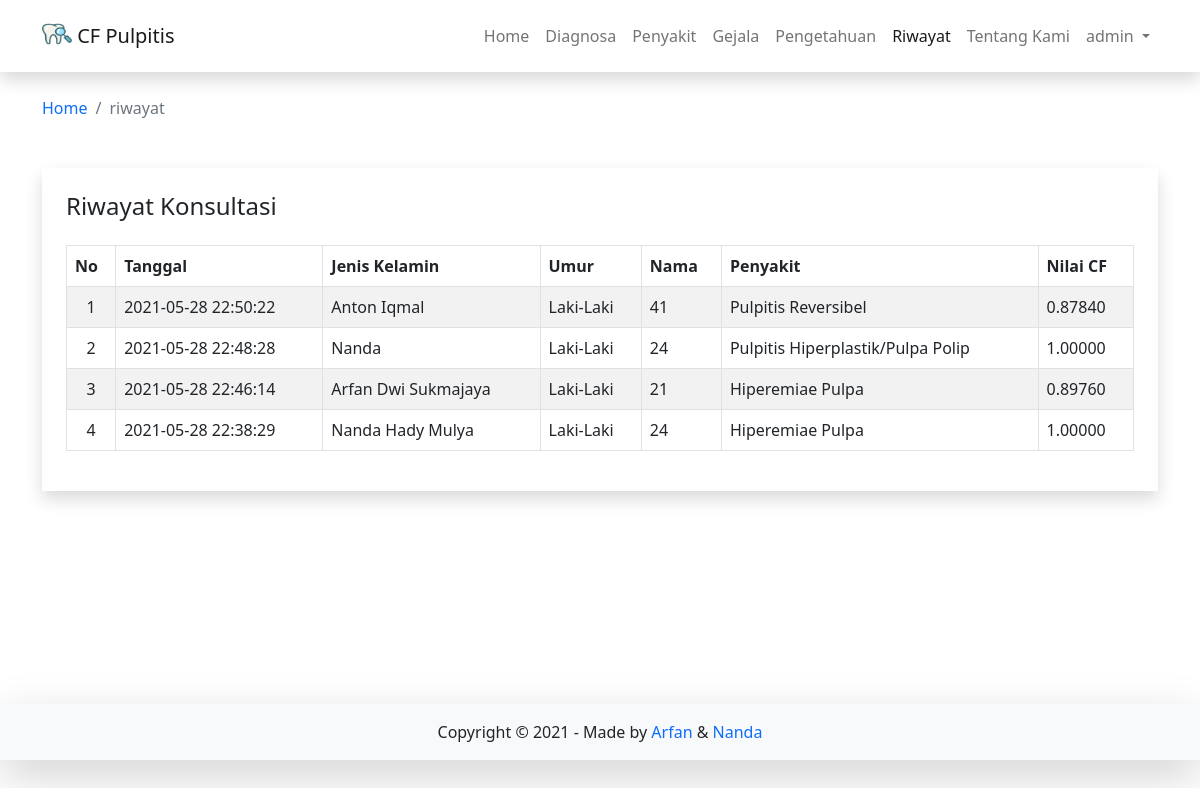
The app's page /riwayat (signed in) with its own data.
### tables this page shows
CREATE TABLE `hasil` (
  `id_hasil` int(11) NOT NULL,
  `nama` varchar(100) NOT NULL,
  `jk` varchar(10) NOT NULL,
  `umur` int(2) NOT NULL,
  `tanggal` varchar(50) NOT NULL DEFAULT '0',
  `penyakit` text NOT NULL,
  `gejala` text NOT NULL,
  `hasil_id` int(11) NOT NULL,
  `hasil_nilai` varchar(16) NOT NULL
);

### pages/riwayat/riwayat.php (the view, shortened to what this page needs)
<?php
switch ($_GET[act]) {
    default:
        $offset = $_GET['offset'];
        $limit = 15;
        if (empty($offset)) {
            $offset = 0;
        }
        $sqlpkt = mysqli_query($conn,"SELECT * FROM penyakit order by kode_penyakit+0");
        while ($rpkt = mysqli_fetch_array($sqlpkt)) {
            $arpkt[$rpkt['kode_penyakit']] = $rpkt['nama_penyakit'];
        }
        $tampil = mysqli_query($conn,"SELECT * FROM hasil ORDER BY id_hasil");
        $baris = mysqli_num_rows($tampil);
        if ($baris > 0) {
            echo"<div class='container my-5 shadow p-4 p-md-4'>
            <h4 class='mb-4'>Riwayat Konsultasi</h4>
            <div class='row'>
            <div class=''>
            <table class='table table-bordered table-striped riwayat' style='overflow-x=auto' cellpadding='0' cellspacing='0'>
            <thead>
            <tr>
              <th>No</th>
              <th>Tanggal</th>
              <th>Jenis Kelamin</th>
              <th>Umur</th>
              <th>Nama</th>
              <th>Penyakit</th>
              <th nowrap>Nilai CF</th>
            </tr>
            </thead>
            <tbody>";
            $hasil = mysqli_query($conn,"SELECT * FROM hasil ORDER BY id_hasil DESC limit $offset,$limit");
            $no = 1 + $offset;
            while ($r = mysqli_fetch_array($hasil)) {
              if ($r[hasil_id]>0){
                echo "<tr class>
                        <td align=center>$no</td>
                        <td>$r[tanggal]</td>
                        <td>$r[nama]</td>
                        <td>$r[jk]</td>
                        <td>$r[umur]</td>
                        <td>" . $arpkt[$r[hasil_id]] . "</td>
                        <td><span class='label label-default'>" . $r[hasil_nilai] . "</span></td>
                      </tr>";
                $no++;
            }
            }
            echo "</tbody></table></div></div>";
            ?>
            <?php
            echo "</div><div class='col-md-12'><div class='row'><div class=paging>";
            echo "</div></div></div>";
        } else {
            echo "<br><b>Data Kosong !</b>";
        }
}
?>

### records on screen
hasil: tanggal "2021-05-28 22:50:22", nama "Anton Iqmal", jk "Laki-Laki", umur "41", hasil "Pulpitis Reversibel", hasil_nilai "0.87840"
hasil: tanggal "2021-05-28 22:48:28", nama "Nanda", jk "Laki-Laki", umur "24", hasil "Pulpitis Hiperplastik/Pulpa Polip", hasil_nilai "1.00000"
hasil: tanggal "2021-05-28 22:46:14", nama "Arfan Dwi Sukmajaya", jk "Laki-Laki", umur "21", hasil "Hiperemiae Pulpa", hasil_nilai "0.89760"
hasil: tanggal "2021-05-28 22:38:29", nama "Nanda Hady Mulya", jk "Laki-Laki", umur "24", hasil "Hiperemiae Pulpa", hasil_nilai "1.00000"

### other values on screen
$_SESSION['username'] "admin"
$page "riwayat"
